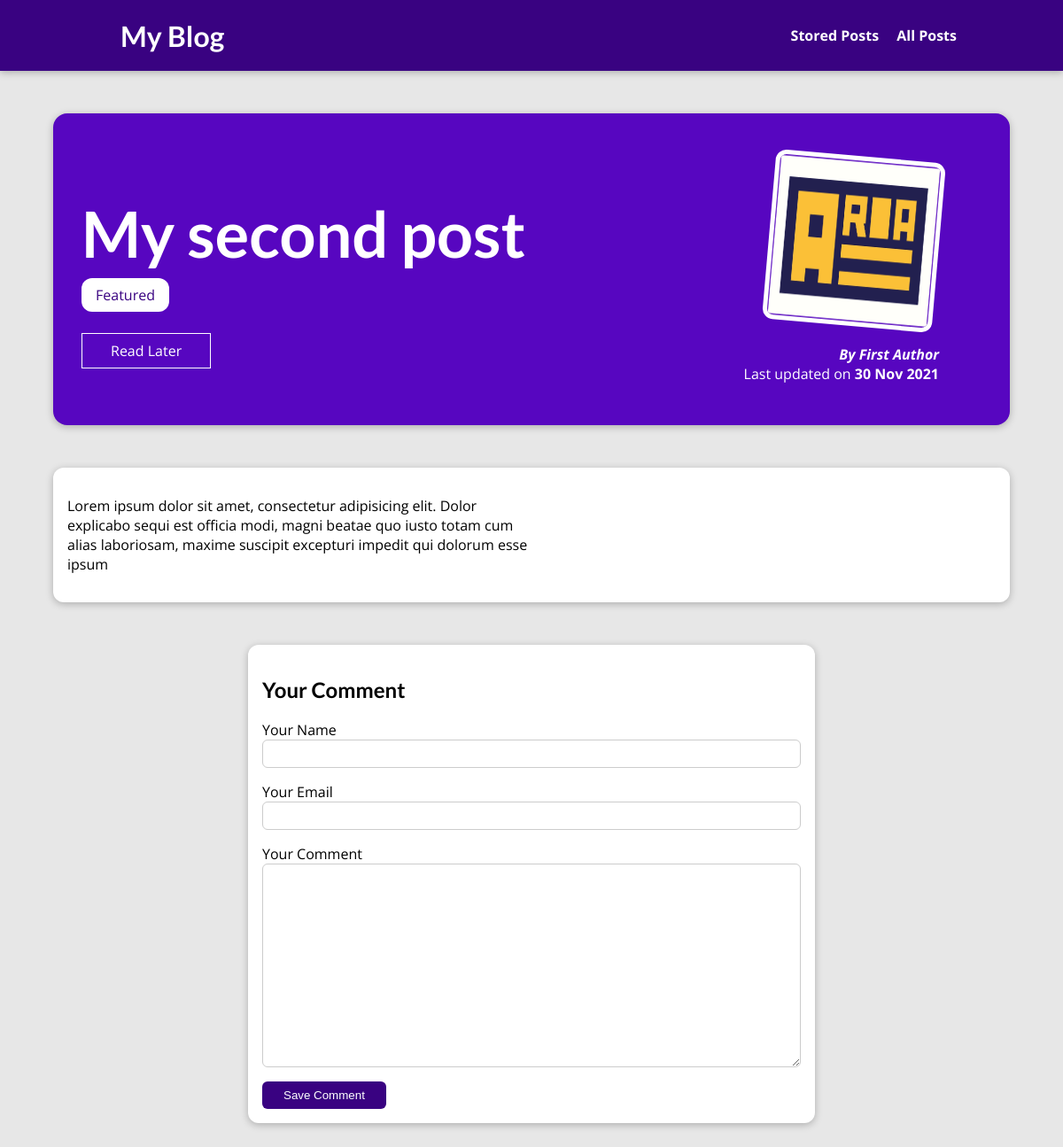
Page /posts/my-second-post on the earlier database version.
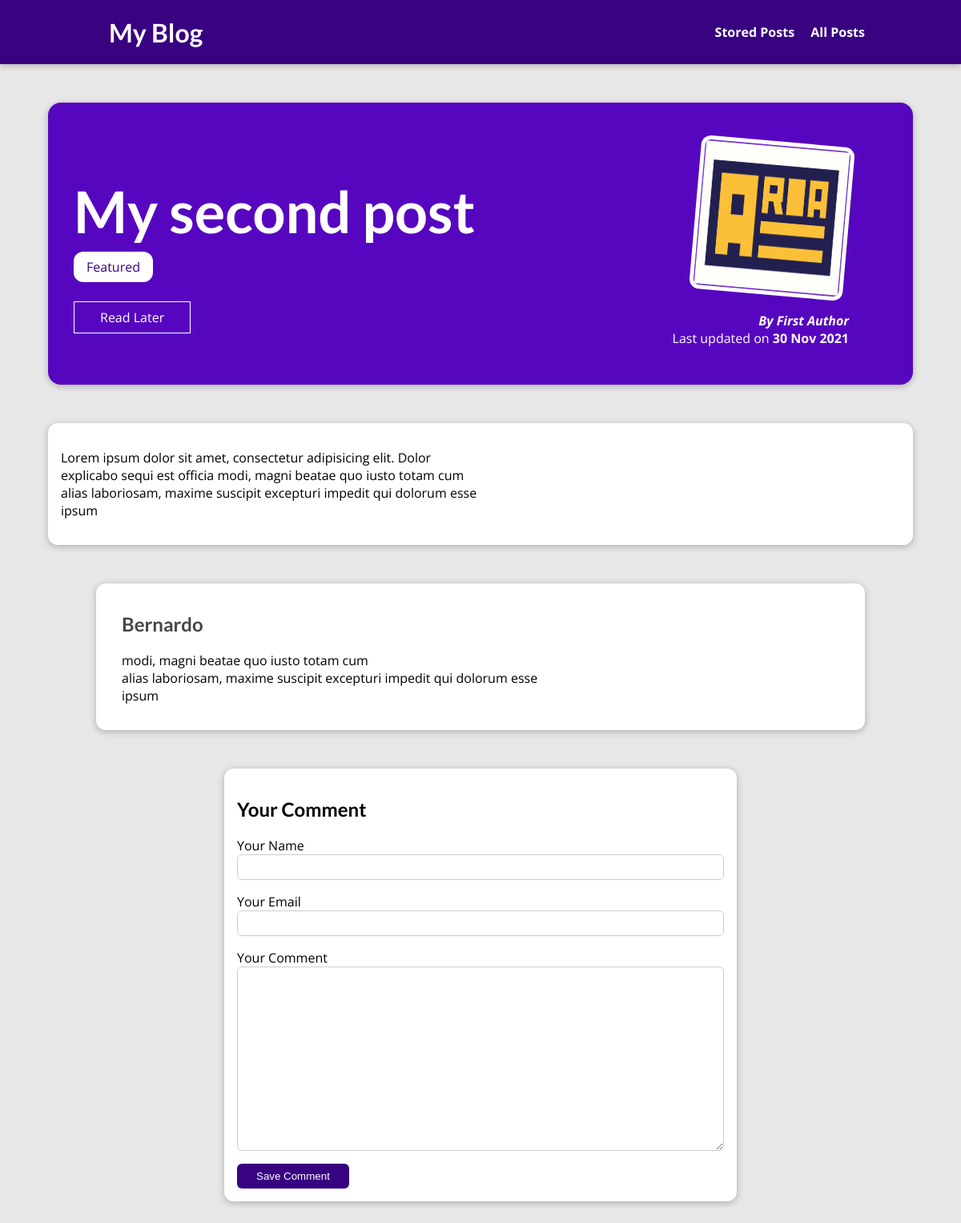
Same page on the later database version.
### blog/models.py (models this page shows, shortened)
class Post(models.Model):
    title = models.CharField(max_length=150)
    excerpt = models.CharField(max_length=200)
    image = models.ImageField(upload_to='posts', null=True)
    date = models.DateField(auto_now=True)
    slug = models.SlugField(unique=True, db_index=True)
    content = models.TextField(validators=[MinLengthValidator(10)])
    author = models.ForeignKey(
        Author, on_delete=models.SET_NULL, related_name="posts", null=True)
    tags = models.ManyToManyField(Tag)

class Tag(models.Model):
    caption = models.CharField(max_length=20)

class Author(models.Model):
    first_name = models.CharField(max_length=50)
    last_name = models.CharField(max_length=50)
    email = models.EmailField()
    def __str__(self):
        return self.first_name + ' ' + self.last_name

class Comment(models.Model):
    user_name = models.CharField(max_length=120)
    user_email = models.EmailField()
    text = models.TextField(max_length=400)
    post = models.ForeignKey(
        Post, on_delete=models.CASCADE, related_name="comments")

### blog/views.py (the view)
# urls.py: path("posts/<slug:slug>", views.PostDetailView.as_view(),
class PostDetailView(View):
    template_name = 'blog/post-detail.html'
    def is_stored_post(self, request, post_id):
        stored_posts = request.session.get('stored_posts', [])
        if stored_posts is not None:
            is_saved_for_later = post_id in stored_posts
        else:
            is_saved_for_later = False
        return is_saved_for_later
    def get(self, request, *args, **kwargs):
        post = get_object_or_404(Post, slug=kwargs['slug'])
        context = {
            "post": post,
            "comment_form": CommentForm(),
            "comments": post.comments.all().order_by('-id'),
            "saved_for_later": self.is_stored_post(request, post.id)
        }
        return render(request, self.template_name, context)
    def post(self, request, *args, **kwargs):
        post = get_object_or_404(Post, slug=kwargs['slug'])
        form = CommentForm(request.POST)
        if form.is_valid():
            comment = form.save(commit=False)
            comment.post = post
            comment.save()
            return HttpResponseRedirect(reverse('post-detail-page', kwargs={'slug': post.slug}))
        else:
            context = {
                "post": post,
                "comment_form": form,
                "comments": post.comments.all().order_by('-id'),
                "saved_for_later": self.is_stored_post(request, post.id)
            }
            return render(request, self.template_name, context)

### blog/forms.py
class CommentForm(forms.ModelForm):
    class Meta:
        model = Comment
        fields = ('user_name', 'user_email', 'text')
        labels = {
            'user_name': 'Your Name',
            'user_email': 'Your Email',
            'text': 'Your Comment',
        }

### blog/templates/blog/post-detail.html (shortened to what this page needs)
{% extends 'base.html' %}
{% load static %}
{% block css_files %}
<link rel="stylesheet" href="{% static 'blog/post-detail.css' %}">
{% endblock css_files %}
{% block content %}
    <section id="summary">
        <h2>{{post.title}}</h2>
        <div>
            {% for tag in post.tags.all %}
                <span class="tag">{{tag.caption}}</span>
            {% endfor %}
        </div>
        <div id="read-later">
            <form action="{% url 'read-later-page' %}" method="post">
                <button>
                    {% if saved_for_later %}
                        Remove from "Read Later" List
                    {% else %}
                        Read Later
                    {% endif %}
                </button>
            </form>
        </div>
        <article>
            <img src="{{post.image.url}}" alt="{{post.title}}">
            <address>By <a href="mailto:{{ post.author.email }}">{{post.author|title}}</a></address>
            <div>
                Last updated on <time>{{post.date|date:"d M Y"}}</time>
            </div>
        </article>
    </section>
    <main>
        {{post.content|linebreaks}}
    </main>
    {% if comments %}
    <section id="comments">
        <ul>
            {% for comment in comments %}
                <li>
                    <h2>{{comment.user_name}}</h2>
                    <p>{{comment.text|linebreaks}}</p>
                </li>
            {% endfor %}
        </ul>
    </section>
    {% endif %}
    <section id="comment-form">
        <h2>Your Comment</h2>
        <form action="{% url 'post-detail-page' post.slug %}" method="post">
            {% for form_field in comment_form %}
                <div class="form-control {% if form_field.errors %}invalid{% endif %}">
                    {{form_field.label}}
                    {{form_field}}
                </div>
            {% endfor %}
            <button>Save Comment</button>
        </form>
    </section>
{% endblock content %}

### templates/base.html (shortened to what this page needs)
{% load static %}
<!DOCTYPE html>
<html lang="en">
  <head>
    <link rel="stylesheet" href="{% static 'app.css' %}" />
    {% block css_files %}{% endblock css_files %}
  </head>
  <body>
    <header id="main-navigation">
      <h1><a href="{% url 'starting-page' %}">My Blog</a></h1>
      <nav>
        <a href="{% url 'read-later-page' %}">Stored Posts</a>
        <a href="{% url 'posts-page' %}">All Posts</a>
      </nav>
    </header>
    {% block content %}{% endblock content %}
  </body>
</html>

### static/app.css (style rules this page uses)
* { box-sizing: border-box; }
html { font-family: 'Open Sans', 'Lato', sans-serif; }
body { margin: 0; }
h1, h2, h3 { font-family: 'Lato', sans-serif; font-weight: bold; }
#main-navigation { width: 100%; height: 5rem; display: flex; justify-content: space-between; align-items: center; padding: 0 10%; position: absolute; top: 0; left: 0; }
#main-navigation a { text-decoration: none; color: white; font-weight: bold; margin-left: 1rem; }

### blog/static/blog/post-detail.css (style rules this page uses)
body { background-color: #e7e7e7; }
#main-navigation { background-color: #390281; box-shadow: 0 2px 8px rgba(0, 0, 0, 0.25); }
#summary { margin: 8rem auto 3rem auto; padding: 2rem; width: 90%; max-width: 90rem; border-radius: 16px; background-color: #5706c0; position: relative; box-shadow: 0 2px 8px rgba(0, 0, 0, 0.25); height: 22rem; }
#summary h2 { color: white; font-size: 4.5rem; margin-bottom: 1rem; }
#summary article { position: absolute; top: 2rem; right: 3rem; padding: 1rem 2rem; border-radius: 12px; text-align: right; color: white; }
#summary article img { width: 12rem; height: 12rem; border-radius: 12px; transform: rotateZ(5deg); border: 5px solid white; margin-bottom: 1rem; }
#summary address { font-weight: bold; }
#summary time { font-weight: bold; }
#summary a { color: white; text-decoration: none; }
main { width: 90%; max-width: 90rem; margin: 3rem auto; background-color: white; padding: 1rem; border-radius: 12px; box-shadow: 0 2px 8px rgba(0, 0, 0, 0.25); }
.tag { background-color: white; color: #390281; padding: 0.5rem 1rem; border-radius: 12px; }
#comment-form { margin: 3rem auto; width: 90%; max-width: 40rem; border-radius: 12px; background-color: white; box-shadow: 0 2px 8px rgba(0, 0, 0, 0.25); padding: 1rem; }
#comment-form button { background-color: #390281; color: white; border-radius: 6px; padding: 0.5rem 1.5rem; border: none; cursor: pointer; }
.form-control { margin-bottom: 1rem; }
.form-control input, .form-control textarea { display: block; width: 100%; font: inherit; padding: 0.25rem; border-radius: 6px; border: 1px solid #ccc; }
#comments { margin: 3rem auto; width: 90%; max-width: 60rem; border-radius: 12px; background-color: white; box-shadow: 0 2px 8px rgba(0, 0, 0, 0.25); padding: 1rem 2rem; }
#comments ul { list-style: none; margin: 0; padding: 0; }
#comments li { margin-bottom: 1rem; border-bottom: 2px solid #ccc; }
#comments li:last-of-type { border-bottom: none; }
#comments h2 { color: #464646; }
#read-later { margin: 2rem 0; }
#read-later button { transition: all 125ms ease-in-out; background-color: transparent; border: 1px solid white; padding: 0.5rem 2rem; font: inherit; color: white; cursor: pointer; }

Differences in the rows shown:
added Comment: user_name "Bernardo", text "modi, magni beatae quo iusto totam cum alias laboriosam, maxime suscipit excepturi impedit qui dolorum esse ipsum"
